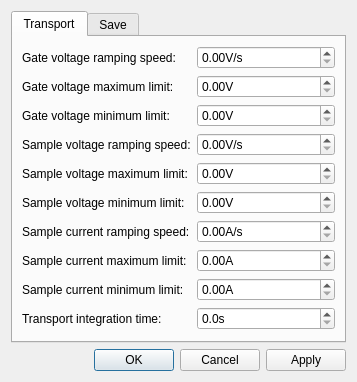
<?xml version="1.0" encoding="UTF-8"?>
<ui version="4.0">
 <class>SettingsDialog</class>
 <widget class="QDialog" name="SettingsDialog">
  <property name="geometry">
   <rect>
    <x>0</x>
    <y>0</y>
    <width>357</width>
    <height>372</height>
   </rect>
  </property>
  <property name="sizePolicy">
   <sizepolicy hsizetype="Preferred" vsizetype="Preferred">
    <horstretch>0</horstretch>
    <verstretch>0</verstretch>
   </sizepolicy>
  </property>
  <property name="windowTitle">
   <string>Settings Window</string>
  </property>
  <layout class="QGridLayout" name="gridLayout">
   <item row="0" column="0">
    <widget class="QTabWidget" name="settings_tabWidget">
     <property name="tabShape">
      <enum>QTabWidget::Rounded</enum>
     </property>
     <property name="currentIndex">
      <number>0</number>
     </property>
     <widget class="QWidget" name="tab">
      <attribute name="title">
       <string>Transport</string>
      </attribute>
      <layout class="QGridLayout" name="gridLayout_2">
       <item row="0" column="0">
        <widget class="QLabel" name="label_2">
         <property name="text">
          <string>Gate voltage ramping speed:</string>
         </property>
        </widget>
       </item>
       <item row="8" column="0">
        <widget class="QLabel" name="label_19">
         <property name="text">
          <string>Sample current minimum limit:</string>
         </property>
        </widget>
       </item>
       <item row="6" column="1">
        <widget class="ScienDSpinBox" name="sample_current_ramp_speed_DoubleSpinBox">
         <property name="toolTip">
          <string>&lt;html&gt;&lt;head/&gt;&lt;body&gt;&lt;p&gt;&lt;span style=&quot; font-size:10pt;&quot;&gt;The speed the sample scanner can take for an idle move, i.e. a move where no measurement is performed. Be careful with speeds greater than 1um/s.&lt;/span&gt;&lt;/p&gt;&lt;/body&gt;&lt;/html&gt;</string>
         </property>
         <property name="suffix">
          <string>A/s</string>
         </property>
         <property name="decimals">
          <number>2</number>
         </property>
         <property name="maximum">
          <double>1.000000000000000</double>
         </property>
         <property name="singleStep">
          <double>0.100000000000000</double>
         </property>
         <property name="value">
          <double>0.000000000000000</double>
         </property>
        </widget>
       </item>
       <item row="7" column="0">
        <widget class="QLabel" name="label_18">
         <property name="text">
          <string>Sample current maximum limit:</string>
         </property>
        </widget>
       </item>
       <item row="8" column="1">
        <widget class="ScienDSpinBox" name="sample_current_min_DoubleSpinBox">
         <property name="toolTip">
          <string>&lt;html&gt;&lt;head/&gt;&lt;body&gt;&lt;p&gt;The integration time per pixel for a sample scan. &lt;/p&gt;&lt;/body&gt;&lt;/html&gt;</string>
         </property>
         <property name="suffix">
          <string>A</string>
         </property>
         <property name="decimals">
          <number>2</number>
         </property>
         <property name="maximum">
          <double>20.000000000000000</double>
         </property>
         <property name="singleStep">
          <double>0.100000000000000</double>
         </property>
         <property name="value">
          <double>0.000000000000000</double>
         </property>
        </widget>
       </item>
       <item row="7" column="1">
        <widget class="ScienDSpinBox" name="sample_current_max_DoubleSpinBox">
         <property name="toolTip">
          <string>&lt;html&gt;&lt;head/&gt;&lt;body&gt;&lt;p&gt;The integration time per pixel for a sample scan. &lt;/p&gt;&lt;/body&gt;&lt;/html&gt;</string>
         </property>
         <property name="suffix">
          <string>A</string>
         </property>
         <property name="decimals">
          <number>2</number>
         </property>
         <property name="maximum">
          <double>20.000000000000000</double>
         </property>
         <property name="singleStep">
          <double>0.100000000000000</double>
         </property>
         <property name="value">
          <double>0.000000000000000</double>
         </property>
        </widget>
       </item>
       <item row="6" column="0">
        <widget class="QLabel" name="label_6">
         <property name="text">
          <string>Sample current ramping speed:</string>
         </property>
        </widget>
       </item>
       <item row="5" column="1">
        <widget class="ScienDSpinBox" name="sample_voltage_min_DoubleSpinBox">
         <property name="toolTip">
          <string>&lt;html&gt;&lt;head/&gt;&lt;body&gt;&lt;p&gt;The integration time per pixel for a sample scan. &lt;/p&gt;&lt;/body&gt;&lt;/html&gt;</string>
         </property>
         <property name="suffix">
          <string>V</string>
         </property>
         <property name="decimals">
          <number>2</number>
         </property>
         <property name="maximum">
          <double>20.000000000000000</double>
         </property>
         <property name="singleStep">
          <double>0.100000000000000</double>
         </property>
         <property name="value">
          <double>0.000000000000000</double>
         </property>
        </widget>
       </item>
       <item row="5" column="0">
        <widget class="QLabel" name="label_17">
         <property name="text">
          <string>Sample voltage minimum limit:</string>
         </property>
        </widget>
       </item>
       <item row="4" column="0">
        <widget class="QLabel" name="label_16">
         <property name="text">
          <string>Sample voltage maximum limit:</string>
         </property>
        </widget>
       </item>
       <item row="4" column="1">
        <widget class="ScienDSpinBox" name="sample_voltage_max_DoubleSpinBox">
         <property name="toolTip">
          <string>&lt;html&gt;&lt;head/&gt;&lt;body&gt;&lt;p&gt;The integration time per pixel for a sample scan. &lt;/p&gt;&lt;/body&gt;&lt;/html&gt;</string>
         </property>
         <property name="suffix">
          <string>V</string>
         </property>
         <property name="decimals">
          <number>2</number>
         </property>
         <property name="maximum">
          <double>20.000000000000000</double>
         </property>
         <property name="singleStep">
          <double>0.100000000000000</double>
         </property>
         <property name="value">
          <double>0.000000000000000</double>
         </property>
        </widget>
       </item>
       <item row="3" column="1">
        <widget class="ScienDSpinBox" name="sample_voltage_ramp_speed_DoubleSpinBox">
         <property name="toolTip">
          <string>&lt;html&gt;&lt;head/&gt;&lt;body&gt;&lt;p&gt;&lt;span style=&quot; font-size:10pt;&quot;&gt;The speed the sample scanner can take for an idle move, i.e. a move where no measurement is performed. Be careful with speeds greater than 1um/s.&lt;/span&gt;&lt;/p&gt;&lt;/body&gt;&lt;/html&gt;</string>
         </property>
         <property name="suffix">
          <string>V/s</string>
         </property>
         <property name="decimals">
          <number>2</number>
         </property>
         <property name="maximum">
          <double>1.000000000000000</double>
         </property>
         <property name="singleStep">
          <double>0.100000000000000</double>
         </property>
         <property name="value">
          <double>0.000000000000000</double>
         </property>
        </widget>
       </item>
       <item row="2" column="1">
        <widget class="ScienDSpinBox" name="gate_voltage_min_DoubleSpinBox">
         <property name="toolTip">
          <string>&lt;html&gt;&lt;head/&gt;&lt;body&gt;&lt;p&gt;The integration time per pixel for a sample scan. &lt;/p&gt;&lt;/body&gt;&lt;/html&gt;</string>
         </property>
         <property name="suffix">
          <string>V</string>
         </property>
         <property name="decimals">
          <number>2</number>
         </property>
         <property name="maximum">
          <double>20.000000000000000</double>
         </property>
         <property name="singleStep">
          <double>0.100000000000000</double>
         </property>
         <property name="value">
          <double>0.000000000000000</double>
         </property>
        </widget>
       </item>
       <item row="2" column="0">
        <widget class="QLabel" name="label_12">
         <property name="text">
          <string>Gate voltage minimum limit:</string>
         </property>
        </widget>
       </item>
       <item row="3" column="0">
        <widget class="QLabel" name="label_3">
         <property name="text">
          <string>Sample voltage ramping speed:</string>
         </property>
        </widget>
       </item>
       <item row="9" column="1">
        <widget class="ScienDSpinBox" name="int_time_transport_DoubleSpinBox">
         <property name="toolTip">
          <string>&lt;html&gt;&lt;head/&gt;&lt;body&gt;&lt;p&gt;The integration time per pixel for an objective scan. Be aware to choose this number wisely, as it determines your scan speed.&lt;/p&gt;&lt;/body&gt;&lt;/html&gt;</string>
         </property>
         <property name="suffix">
          <string>s</string>
         </property>
         <property name="decimals">
          <number>1</number>
         </property>
         <property name="maximum">
          <double>20.000000000000000</double>
         </property>
         <property name="singleStep">
          <double>0.100000000000000</double>
         </property>
         <property name="value">
          <double>0.000000000000000</double>
         </property>
        </widget>
       </item>
       <item row="1" column="0">
        <widget class="QLabel" name="label_11">
         <property name="text">
          <string>Gate voltage maximum limit:</string>
         </property>
        </widget>
       </item>
       <item row="1" column="1">
        <widget class="ScienDSpinBox" name="gate_voltage_max_DoubleSpinBox">
         <property name="toolTip">
          <string>&lt;html&gt;&lt;head/&gt;&lt;body&gt;&lt;p&gt;The integration time per pixel for a sample scan. &lt;/p&gt;&lt;/body&gt;&lt;/html&gt;</string>
         </property>
         <property name="suffix">
          <string>V</string>
         </property>
         <property name="decimals">
          <number>2</number>
         </property>
         <property name="maximum">
          <double>20.000000000000000</double>
         </property>
         <property name="singleStep">
          <double>0.100000000000000</double>
         </property>
         <property name="value">
          <double>0.000000000000000</double>
         </property>
        </widget>
       </item>
       <item row="9" column="0">
        <widget class="QLabel" name="label_10">
         <property name="text">
          <string>Transport integration time:</string>
         </property>
        </widget>
       </item>
       <item row="0" column="1">
        <widget class="ScienDSpinBox" name="gate_voltage_ramp_speed_DoubleSpinBox">
         <property name="toolTip">
          <string>&lt;html&gt;&lt;head/&gt;&lt;body&gt;&lt;p&gt;&lt;span style=&quot; font-size:10pt;&quot;&gt;The speed the sample scanner can take for an idle move, i.e. a move where no measurement is performed. Be careful with speeds greater than 1um/s.&lt;/span&gt;&lt;/p&gt;&lt;/body&gt;&lt;/html&gt;</string>
         </property>
         <property name="suffix">
          <string>V/s</string>
         </property>
         <property name="decimals">
          <number>2</number>
         </property>
         <property name="maximum">
          <double>1.000000000000000</double>
         </property>
         <property name="singleStep">
          <double>0.100000000000000</double>
         </property>
         <property name="value">
          <double>0.000000000000000</double>
         </property>
        </widget>
       </item>
      </layout>
     </widget>
     <widget class="QWidget" name="tab_2">
      <attribute name="title">
       <string>Save</string>
      </attribute>
      <layout class="QGridLayout" name="gridLayout_3">
       <item row="1" column="2">
        <widget class="QCheckBox" name="save_to_gwyddion_CheckBox">
         <property name="text">
          <string/>
         </property>
        </widget>
       </item>
       <item row="1" column="0">
        <widget class="QLabel" name="label_15">
         <property name="text">
          <string>Save 2D scan to Gwyddion format</string>
         </property>
        </widget>
       </item>
       <item row="0" column="0">
        <widget class="QLabel" name="label_13">
         <property name="toolTip">
          <string>&lt;html&gt;&lt;head/&gt;&lt;body&gt;&lt;p&gt;To distinguish the data from the manual save, an additonal tag '_autosave' will be added to the name.&lt;/p&gt;&lt;/body&gt;&lt;/html&gt;</string>
         </property>
         <property name="text">
          <string>&lt;html&gt;&lt;head/&gt;&lt;body&gt;&lt;p&gt;Save transport measurement&lt;br/&gt;automatically after scan&lt;br/&gt;has finished or stopped.&lt;/p&gt;&lt;/body&gt;&lt;/html&gt;</string>
         </property>
        </widget>
       </item>
       <item row="0" column="2">
        <widget class="QCheckBox" name="auto_save_qafm_CheckBox">
         <property name="toolTip">
          <string>&lt;html&gt;&lt;head/&gt;&lt;body&gt;&lt;p&gt;To distinguish the data from the manual save, an additonal tag '_autosave' will be added to the name.&lt;/p&gt;&lt;/body&gt;&lt;/html&gt;</string>
         </property>
         <property name="text">
          <string/>
         </property>
        </widget>
       </item>
      </layout>
     </widget>
    </widget>
   </item>
   <item row="1" column="0">
    <widget class="QDialogButtonBox" name="buttonBox">
     <property name="locale">
      <locale language="English" country="UnitedStates"/>
     </property>
     <property name="orientation">
      <enum>Qt::Horizontal</enum>
     </property>
     <property name="standardButtons">
      <set>QDialogButtonBox::Apply|QDialogButtonBox::Cancel|QDialogButtonBox::Ok</set>
     </property>
     <property name="centerButtons">
      <bool>false</bool>
     </property>
    </widget>
   </item>
  </layout>
 </widget>
 <customwidgets>
  <customwidget>
   <class>ScienDSpinBox</class>
   <extends>QDoubleSpinBox</extends>
   <header location="global">qtwidgets.scientific_spinbox.h</header>
  </customwidget>
 </customwidgets>
 <tabstops>
  <tabstop>settings_tabWidget</tabstop>
  <tabstop>gate_voltage_ramp_speed_DoubleSpinBox</tabstop>
  <tabstop>gate_voltage_max_DoubleSpinBox</tabstop>
  <tabstop>gate_voltage_min_DoubleSpinBox</tabstop>
  <tabstop>int_time_transport_DoubleSpinBox</tabstop>
  <tabstop>auto_save_qafm_CheckBox</tabstop>
  <tabstop>save_to_gwyddion_CheckBox</tabstop>
 </tabstops>
 <resources/>
 <connections>
  <connection>
   <sender>buttonBox</sender>
   <signal>accepted()</signal>
   <receiver>SettingsDialog</receiver>
   <slot>accept()</slot>
   <hints>
    <hint type="sourcelabel">
     <x>257</x>
     <y>224</y>
    </hint>
    <hint type="destinationlabel">
     <x>157</x>
     <y>274</y>
    </hint>
   </hints>
  </connection>
  <connection>
   <sender>buttonBox</sender>
   <signal>rejected()</signal>
   <receiver>SettingsDialog</receiver>
   <slot>reject()</slot>
   <hints>
    <hint type="sourcelabel">
     <x>325</x>
     <y>224</y>
    </hint>
    <hint type="destinationlabel">
     <x>286</x>
     <y>274</y>
    </hint>
   </hints>
  </connection>
 </connections>
</ui>
